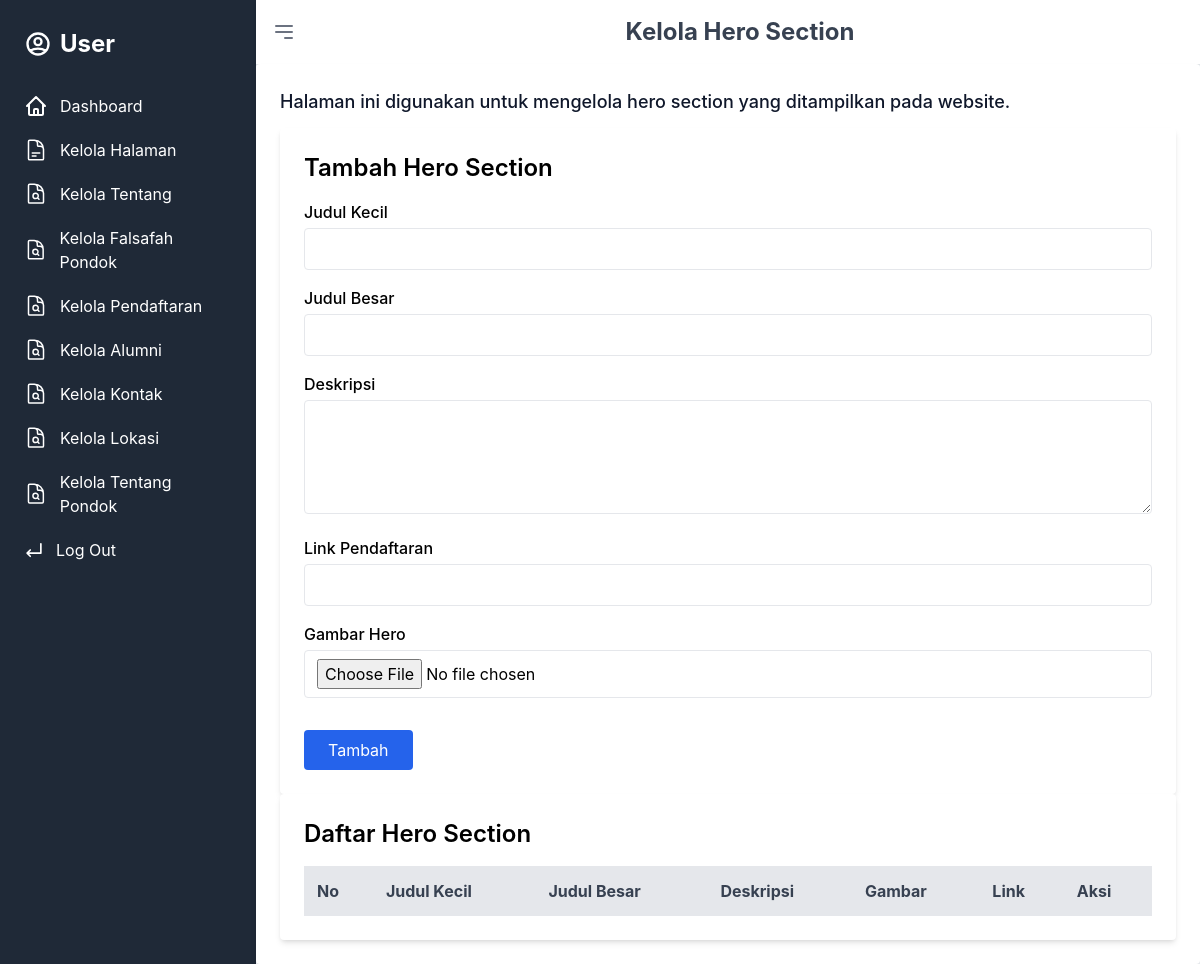
The page /admin/kelola_hero_section.php (signed in) on the database as committed earlier.
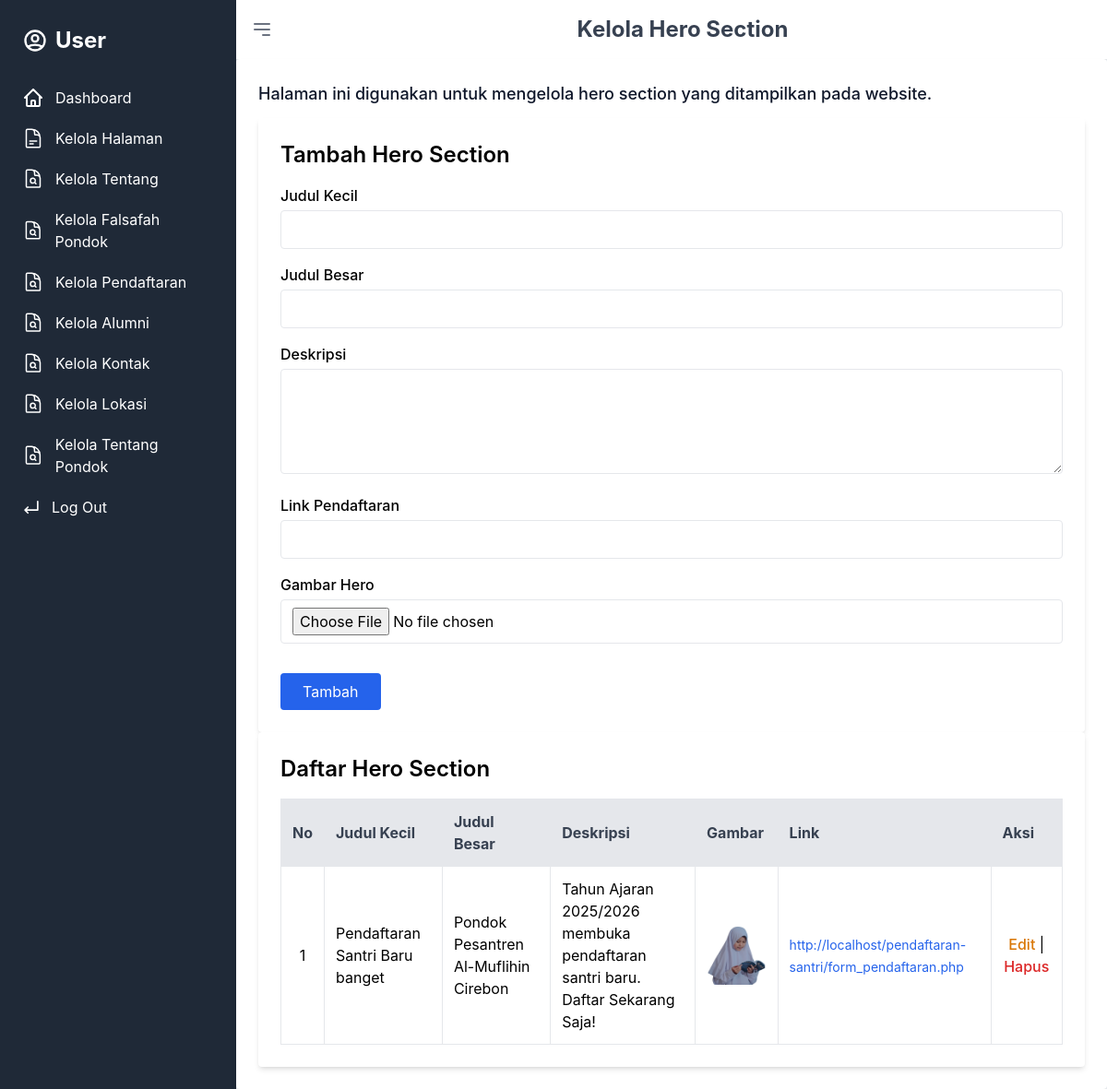
The same page on the database as committed later.
### tables this page shows
CREATE TABLE `hero_section` (
  `id` int(11) NOT NULL,
  `judul_kecil` varchar(255) NOT NULL,
  `judul_besar` varchar(255) NOT NULL,
  `deskripsi` text NOT NULL,
  `gambar` varchar(255) NOT NULL,
  `link_pendaftaran` varchar(255) NOT NULL,
  `created_at` timestamp NOT NULL DEFAULT current_timestamp(),
  `updated_at` timestamp NOT NULL DEFAULT current_timestamp() ON UPDATE current_timestamp()
);

### admin/kelola_hero_section.php (the view, shortened to what the changed rows need)
<?php
$host = 'localhost';
$user = 'root';
$pass = '';
$db = 'ppdb_pondok';
$conn = new mysqli($host, $user, $pass, $db);
$result = $conn->query("SELECT * FROM hero_section ORDER BY created_at DESC");
$editData = null;
include '../sidebar.php';
?>
<!DOCTYPE html>
<html lang="id">
<head>
    <link href="https://cdn.jsdelivr.net/npm/tailwindcss@2.2.19/dist/tailwind.min.css" rel="stylesheet">
    <link href="../dist/css/final.css" rel="stylesheet" />
</head>
<body class="bg-gray-100 font-sans">
    <section id="kelola_hero_section" class="bg-slate-100 w-full dark:bg-dark">
        <header class="bg-white shadow p-4 flex justify-between items-center">
            <h2 class="text-2xl font-bold text-gray-700">Kelola Hero Section</h2>
        </header>
        <div class="bg-white shadow-md rounded p-6 max-w-6xl mx-auto">
            <div class="bg-white shadow-md rounded p-6 max-w-6xl mx-auto">
                <h2 class="text-2xl font-semibold mb-4"><?= $editData ? 'Edit Hero Section' : 'Tambah Hero Section' ?>
                </h2>
            </div>
            <div class="bg-white shadow-md rounded p-6 max-w-6xl mx-auto">
                <h2 class="text-2xl font-semibold mb-4">Daftar Hero Section</h2>
                <div class="overflow-x-auto">
                    <table class="min-w-full table-auto border-collapse">
                        <thead>
                            <tr class="bg-gray-200 text-gray-700 text-left">
                                <th class="p-3 border">No</th>
                                <th class="p-3 border">Judul Kecil</th>
                                <th class="p-3 border">Judul Besar</th>
                                <th class="p-3 border">Deskripsi</th>
                                <th class="p-3 border">Gambar</th>
                                <th class="p-3 border">Link</th>
                                <th class="p-3 border">Aksi</th>
                            </tr>
                        </thead>
                        <tbody>
                            <?php
                            $no = 1;
                            while ($row = $result->fetch_assoc()): ?>
                                <tr class="hover:bg-gray-100">
                                    <td class="p-3 border text-center"><?= $no++ ?></td>
                                    <td class="p-3 border"><?= htmlspecialchars($row['judul_kecil']) ?></td>
                                    <td class="p-3 border"><?= htmlspecialchars($row['judul_besar']) ?></td>
                                    <td class="p-3 border"><?= nl2br(htmlspecialchars($row['deskripsi'])) ?></td>
                                    <td class="p-3 border text-center">
                                        <?php if ($row['gambar'] && file_exists('../upload_hero_section/' . $row['gambar'])): ?>
                                            <img src="../upload_hero_section/<?= htmlspecialchars($row['gambar']) ?>"
                                                class="w-24 mx-auto rounded" />
                                        <?php else: ?>
                                            <span class="text-sm text-gray-500">Tidak ada gambar</span>
                                        <?php endif; ?>
                                    </td>
                                    <td class="p-3 border">
                                        <a href="<?= htmlspecialchars($row['link_pendaftaran']) ?>" target="_blank"
                                            class="text-blue-600 hover:underline text-sm">
                                            <?= htmlspecialchars($row['link_pendaftaran']) ?>
                                        </a>
                                    </td>
                                    <td class="p-3 border text-center">
                                        <a href="?edit=<?= $row['id'] ?>"
                                            class="text-yellow-600 hover:underline font-medium">Edit</a> |
                                        <a href="?delete=<?= $row['id'] ?>"
                                            onclick="return confirm('Yakin ingin menghapus?')"
                                            class="text-red-600 hover:underline font-medium">Hapus</a>
                                    </td>
                                </tr>
                            <?php endwhile; ?>
                        </tbody>
                    </table>
                </div>
            </div>
        </div>
    </section>
</body>
</html>

Rows that differ between the two databases and show on the page:
added hero_section: judul_kecil "Pendaftaran Santri Baru banget", judul_besar "Pondok Pesantren Al-Muflihin Cirebon", deskripsi "Tahun Ajaran 2025/2026 membuka pendaftaran santri baru. Daftar Sekarang Saja!", gambar (picture), link_pendaftaran "http://localhost/pendaftaran-santri/form_pendaftaran.php"
